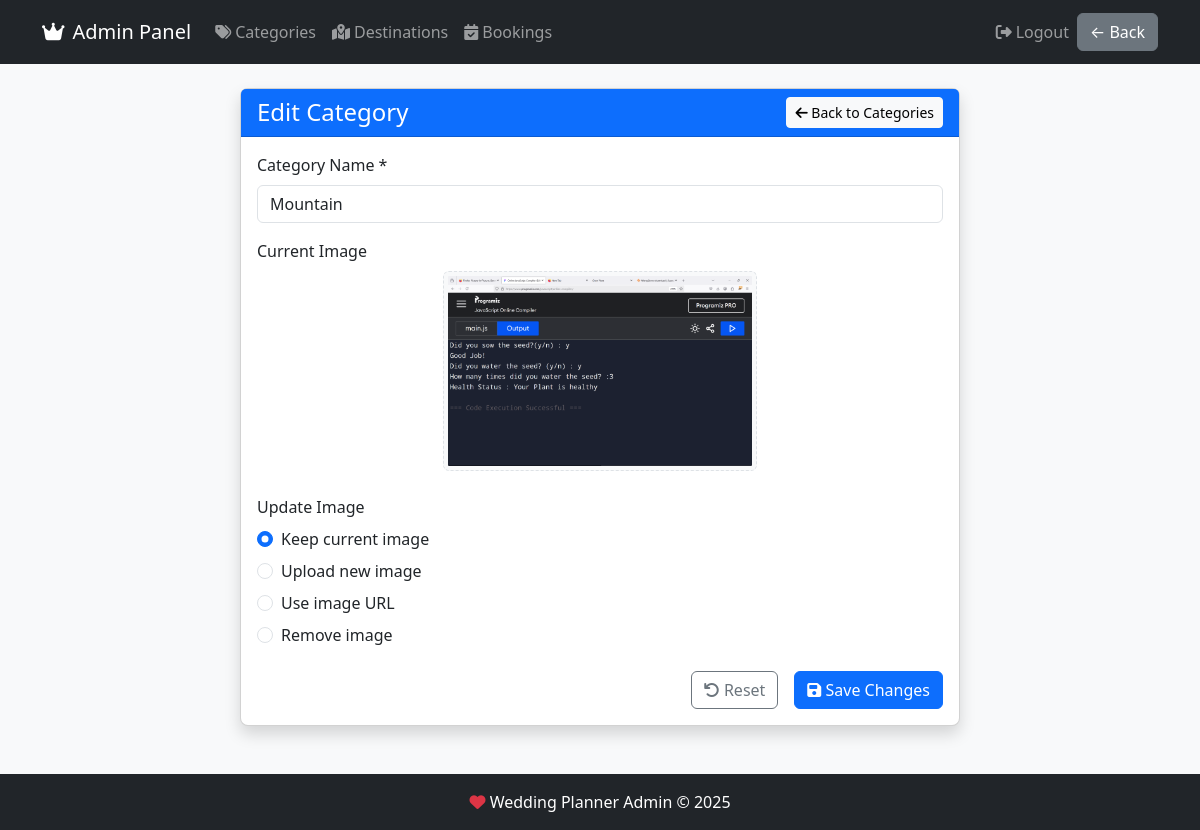
The app's page /admin/categories/edit/2 (signed in) with its own data.
### tables this page shows
CREATE TABLE categories (
            id INTEGER PRIMARY KEY AUTOINCREMENT,
            name TEXT NOT NULL,
            image_path TEXT
        );

### app.py (the view, shortened to what this page needs)
@app.route('/admin/categories/edit/<int:id>', methods=['GET', 'POST'])
def edit_category(id):
    if 'admin_username' not in session:
        return redirect(url_for('admin_login'))
    conn = get_db_connection()
    category = conn.execute('SELECT * FROM categories WHERE id = ?', (id,)).fetchone()
    if not category:
        conn.close()
        flash('Category not found', 'danger')
        return redirect(url_for('manage_categories'))
    return render_template('admin/edit_category.html', category=category)

### app.py (called while the page is built)
def get_db_connection():
    conn = sqlite3.connect('database.db')
    conn.row_factory = sqlite3.Row
    return conn

@app.context_processor
def inject_now():
    return {'now': datetime.now()}

### templates/admin/edit_category.html (shortened to what this page needs)
{% extends "admin/base.html" %}
{% block content %}
<div class="container mt-4">
    <div class="row justify-content-center">
        <div class="col-lg-8">
            <div class="card shadow">
                <div class="card-header bg-primary text-white">
                    <div class="d-flex justify-content-between align-items-center">
                        <h4 class="mb-0">Edit Category</h4>
                        <a href="{{ url_for('manage_categories') }}" class="btn btn-sm btn-light">
                            <i class="fas fa-arrow-left"></i> Back to Categories
                        </a>
                    </div>
                </div>
                <div class="card-body">
                    <form method="POST" action="{{ url_for('edit_category', id=category.id) }}" enctype="multipart/form-data">
                        <div class="mb-3">
                            <label for="name" class="form-label">Category Name *</label>
                            <input type="text" class="form-control" id="name" name="name"
                                   value="{{ category.name }}" required>
                        </div>
                        <div class="mb-3">
                            <label class="form-label">Current Image</label>
                            <div class="text-center">
                                {% if category.image_path %}
                                    <img src="{{ url_for('static', filename='images/categories/' + category.image_path) if category.image_path.startswith('categories/') else category.image_path }}"
                                         class="img-thumbnail mb-2"
                                         style="max-height: 200px;">
                                {% else %}
                                    <div class="text-muted py-4 border rounded">
                                        <i class="fas fa-image fa-3x mb-2"></i>
                                        <p>No image set</p>
                                    </div>
                                {% endif %}
                            </div>
                        </div>
                        <div class="mb-3">
                            <label class="form-label">Update Image</label>
                            <div class="mb-3">
                                <div class="form-check">
                                    <input class="form-check-input" type="radio" name="image_action"
                                           id="keepImage" value="keep" checked>
                                    <label class="form-check-label" for="keepImage">
                                        Keep current image
                                    </label>
                                </div>
                                <div class="form-check">
                                    <input class="form-check-input" type="radio" name="image_action"
                                           id="uploadImage" value="upload">
                                    <label class="form-check-label" for="uploadImage">
                                        Upload new image
                                    </label>
                                </div>
                                <div class="form-check">
                                    <input class="form-check-input" type="radio" name="image_action"
                                           id="useUrl" value="url">
                                    <label class="form-check-label" for="useUrl">
                                        Use image URL
                                    </label>
                                </div>
                                <div class="form-check">
                                    <input class="form-check-input" type="radio" name="image_action"
                                           id="removeImage" value="remove">
                                    <label class="form-check-label" for="removeImage">
                                        Remove image
                                    </label>
                                </div>
                            </div>
                        </div>
                        <div class="d-grid gap-2 d-md-flex justify-content-md-end mt-4">
                            <button type="reset" class="btn btn-outline-secondary me-md-2">
                                <i class="fas fa-undo"></i> Reset
                            </button>
                            <button type="submit" class="btn btn-primary">
                                <i class="fas fa-save"></i> Save Changes
                            </button>
                        </div>
                    </form>
                </div>
            </div>
        </div>
    </div>
</div>
{% endblock %}

### static/css/admin.css (style rules this page uses)
body { background-color: #f8f9fa; }
.card { border-radius: 0.5rem; }
.form-control, .form-select { margin-bottom: 1rem; }

### templates/admin/edit_category.html (style rules this page uses)
.form-check { margin-bottom: 0.5rem; }
.img-thumbnail { background-color: #f8f9fa; border: 1px dashed #dee2e6; }

### records on screen
categories: name "Mountain", image_path (picture)
